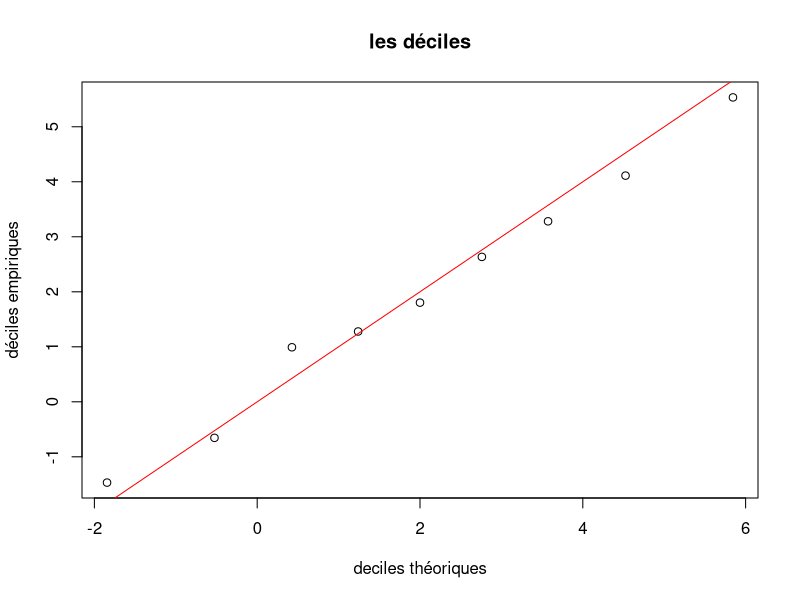
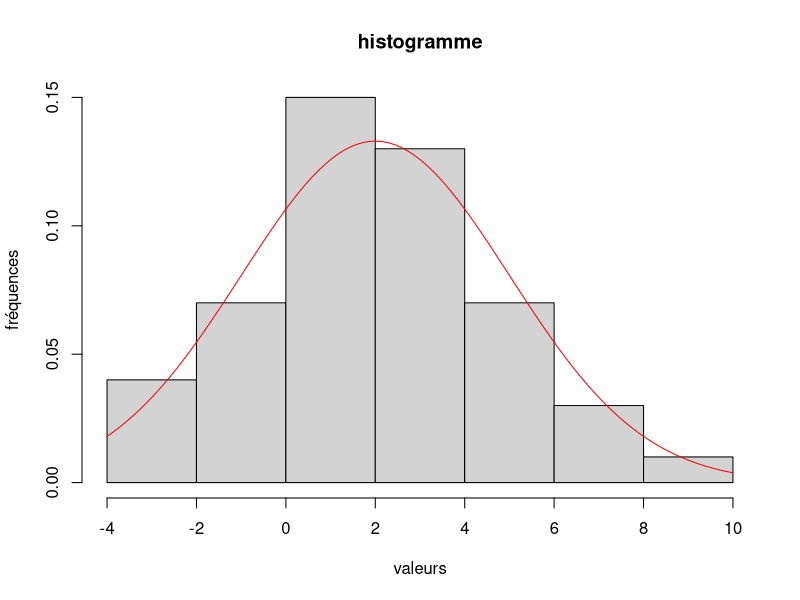
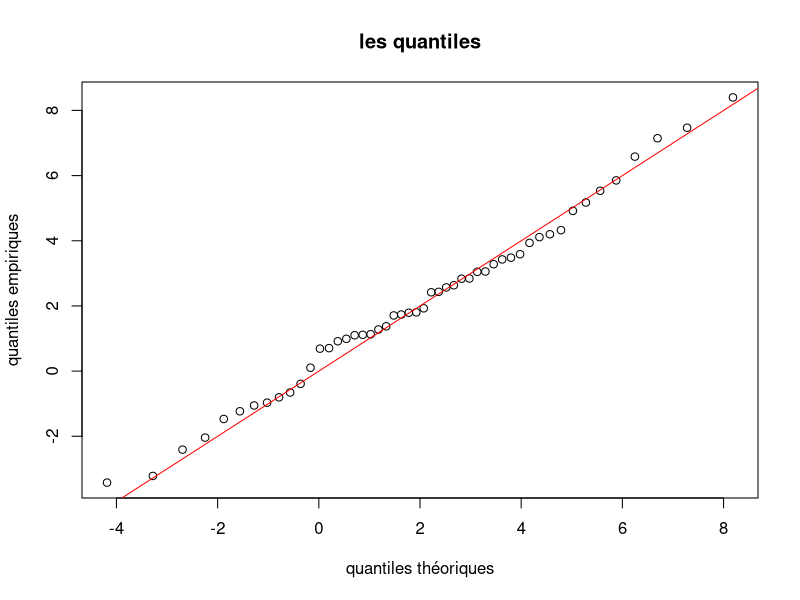

Generate these figures, in order, with R: (Note: this script raises an error after producing the figures.)
# Dans cette partie X est une variable al ́eatoire de loi N (2, 4).

# Exercice 1 : quantiles empiriques ou th ́eoriques
# Le quantile empirique d’ordre α d’un  ́echantillon de n tirages ind ́ependants x1, x2, ..., xn de X est la
# valeur pour laquelle, la proportion des xi qui se trouvent inf ́erieurs ou  ́egaux `a cette valeur, vaut α. Le
# quantile th ́eorique d’ordre α appel ́e quantile (et calcul ́e par la fonction de quantile qnorm()) est la valeur
# telle que la probabilit ́e que X soit inf ́erieur ou  ́egal `a cette valeur, vaille α

# 1. Simuler un  ́echantillon de taille n = 50 de X et l’affecter `a x.

mu <- 2
sigma <- 3
n <- 50

x <- rnorm(n, mu, sigma)

# 2. Calculer les quantiles empiriques d’ordre 10%, 20%, ..., 90% de x (appel ́es aussi les d ́eciles empiriques
# car ils permettent de couper l’ ́echantillon en dix) `a l’aide de la fonction quantile() et en utilisant
# l’option type=1.

demp <- quantile(x, probs = seq(0.1, 0.9, 0.1), type = 1)

# 3. Calculer les quantiles th ́eoriques d’ordre 10%, 20%, ..., 90% de X `a l’aide de la fonction qnorm()

dtheo <- qnorm(seq(0.1, 0.9, 0.1), mu, sigma)

# 4. Faire un graphe des 9 points d’abscisses les d ́eciles et d’ordonn ́ees les d ́eciles empiriques. Ajouter
# la droite y = x. Commentaire

plot(dtheo, demp, main = "les déciles", xlab = "deciles théoriques", ylab = "déciles empiriques")
abline(0, 1, col = "red")

# 5. Faire un histogramme des observations tir ́ees et y superposer la densit ́e de la loi N (2, 4). Commen-
# taire.

hist(x, main = "histogramme", xlab = "valeurs", ylab = "fréquences", freq = FALSE)
curve(dnorm(x, mu, sigma), col = "red", add = TRUE)

# 6. Calculer les quantiles empiriques d’ordre 1/(n + 1), 2/(n + 1), ...., n/(n + 1) de x. Les comparer aux
# valeurs ordonn ́ees de l’ ́echantillon que l’on obtiendra avec la commande sort(x).

emp <- quantile(x, probs = seq(1 / (n + 1), n / (n + 1), 1 / (n + 1)), type = 1)
sort(x)

# 7. Calculer les quantiles th ́eoriques d’ordre 1/(n + 1), 2/(n + 1), ...., n/(n + 1) de X et tracer les points
# d’abscisses quantiles th ́eoriques et ordonn ́ees quantiles empiriques. Y ajouter la droite y = x.

theo <- qnorm(seq(1 / (n + 1), n / (n + 1), 1 / (n + 1)), mu, sigma)
plot(theo, emp, main = "les quantiles", xlab = "quantiles théoriques", ylab = "quantiles empiriques")
abline(0, 1, col = "red")

# 8. Reprendre les quantiles th ́eoriques d’ordre 1/(n + 1), 2/(n + 1), ...., n/(n + 1) de la variable normale
# centr ́ee r ́eduite U , calcul ́es dans la question 4 du premier exercice 1. Faire un plot() des valeurs
# ordonn ́ees de l’ ́echantillon selon les quantiles th ́eoriques d’ordre 1/(n + 1), 2/(n + 1), ...., n/(n + 1)
# de la variable normale centr ́ee r ́eduite U . Y ajouter la droite d’ ́equation y = σx + μ pour μ = 2 et
# σ = 2. Cette droite s’appelle droite de Henry et permet d’appr ́ecier la normalit ́e d’un  ́echantillon
# x1, ..., xn. Plus les points sont proches de la droite plus l’hypoth`ese de normalit ́e faite sur la variable
# qui a g ́en ́er ́e ces observations est correcte.

qtheoc <- qnorm(seq(1 / (n + 1), n / (n + 1), 1 / (n + 1)), 0, 1)
plot()